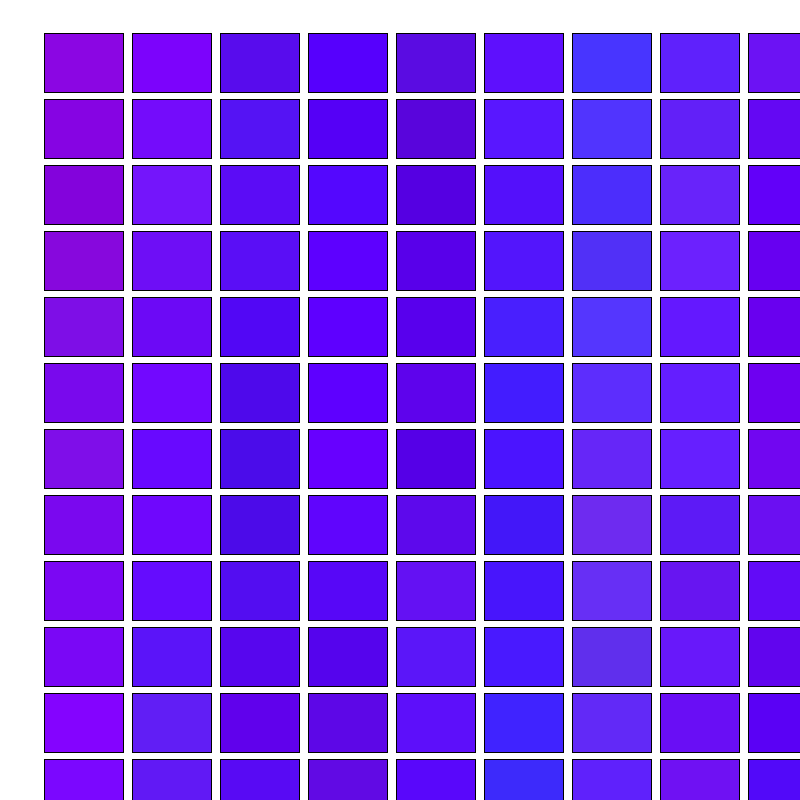
Frame 1 (no input)
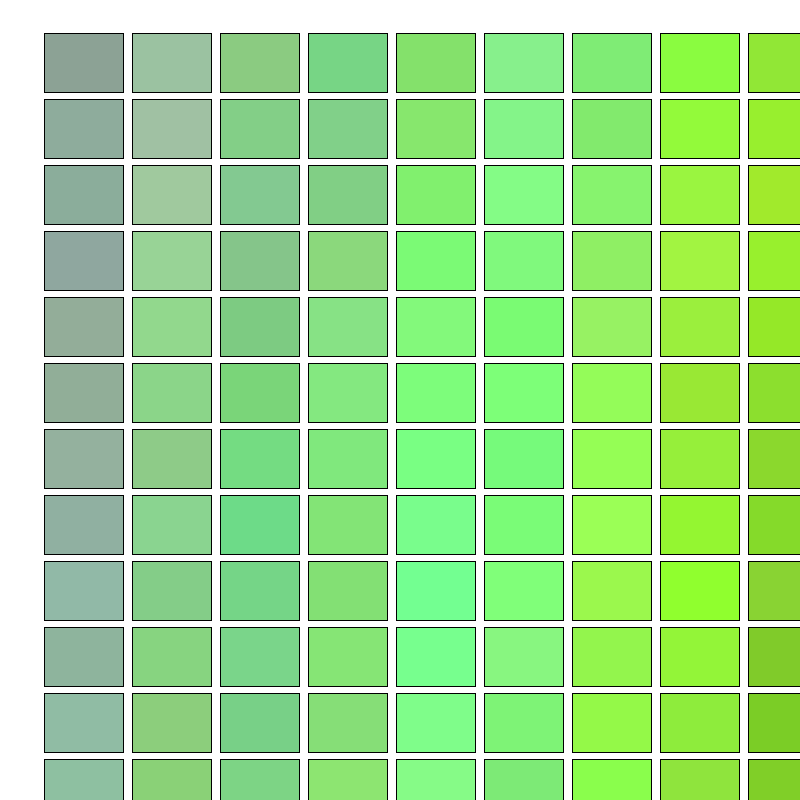
Frame 60 (the mouse pressed at the canvas centre just before this capture)
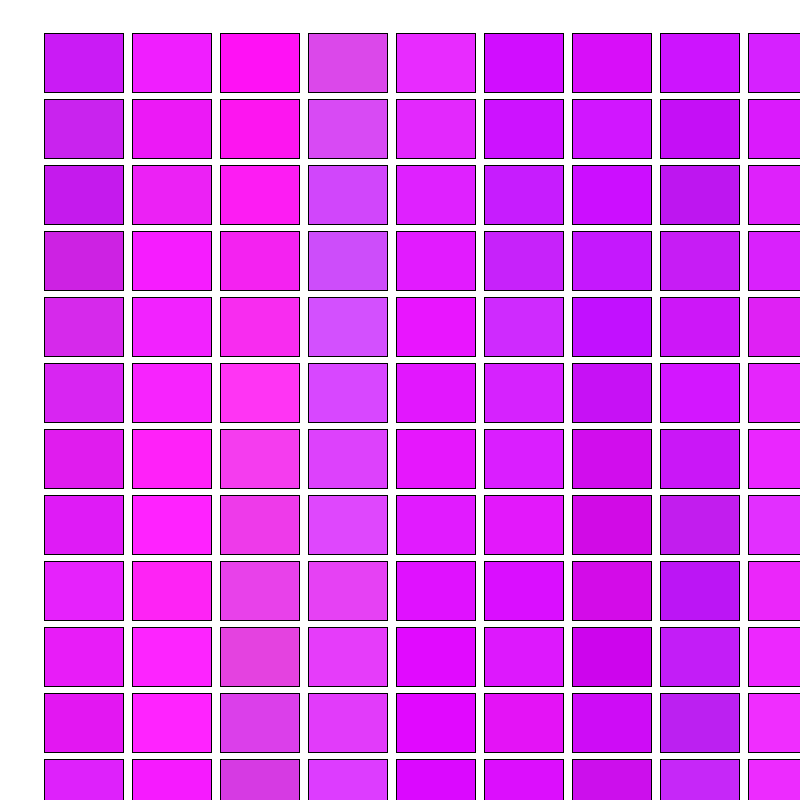
Frame 120 (the mouse held since frame 60 and released just before this capture)

The Processing sketch that drew these frames (run headless with seeded random() and noise(); from frame 60 on, the mouse is pressed at the canvas centre):

// Processing sketch: A_draweverything
// ── A_draweverything.pde
int columns = 9;
int rows = 12;

float red, green, blue;

float squarepct = 0.9;

// this runs once when ya start
void setup()
{
  size(800, 800);
  frameRate(15);

  red = random(0, 255);
  green = random(0, 255);
  blue = random(0, 255);

  drawEverything();
}

// this runs every frame
void draw()
{
  drawEverything();
}

void keyPressed()
{
  drawEverything();
}

void drawEverything()
{
  background(255);
  // fill up the screen with a grid of squares

  float xstep = width/columns;
  float ystep = height/rows;
  println("we have a " + columns + " by " + rows + " grid!");
  println("the xstep is " + xstep + " and the ystep is " + ystep + "!!!");

  for (int i = 0; i<columns; i++)
  {
    for (int j = 0; j<rows; j++)
    {
      // draw the squares:
      println("drawing column " + i + " and row " + j + ".");
      fill(red, green, blue); 
      rect(i*xstep + xstep/2, j*ystep + ystep/2, xstep*squarepct, ystep*squarepct);
      // shift the color:
      shiftColor();
    }
    shiftColor();
  }
  shiftColor();
}

void shiftColor()
{
  red = constrain(red + random(-10, 10), 0, 255);
  green = constrain(green + random(-10, 10), 0, 255);
  blue = constrain(blue + random(-10, 10), 0, 255);
}
